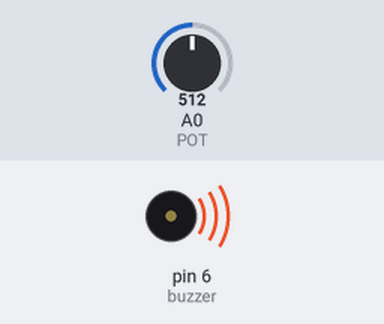
A sketch run on a simulated Arduino Uno, built with avr-gcc and run on an emulated ATmega328P. Shown: buzzer (waves = sounding). The inputs (shaded band) are chosen by the test bench; at power-on: A0 (POT) = 512.

Above: at 0.1 s.
Timing chart, 0 to 1.6 s (numbered marks = the images above):
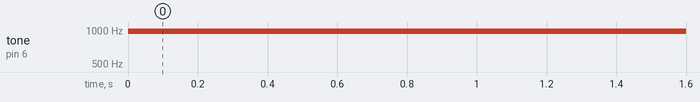

Measured:
- by itself, tone on pin 6 (buzzer): silent → 977 Hz at 0.00 s

The sketch:

Lab3C.ino
```cpp
#define POT A0

int buzzer = 6;


void setup() {
  // put your setup code here, to run once:
  pinMode(POT, INPUT);
  pinMode(buzzer, OUTPUT);
}

void loop() {
  // put your main code here, to run repeatedly:
  int potValue = map(analogRead(POT), 0, 1023, 0, 255);
  analogWrite(buzzer, potValue);

}
```
